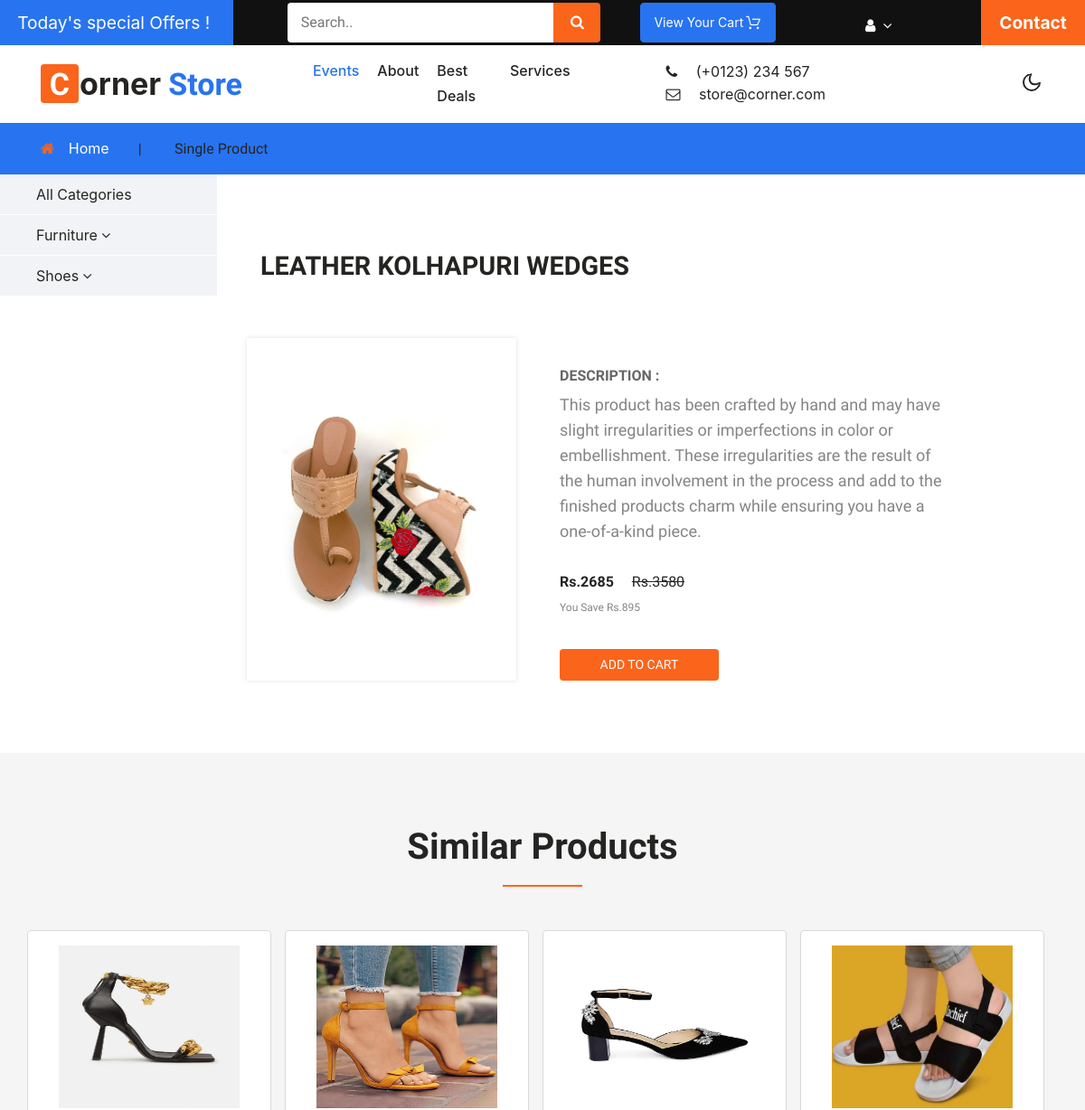
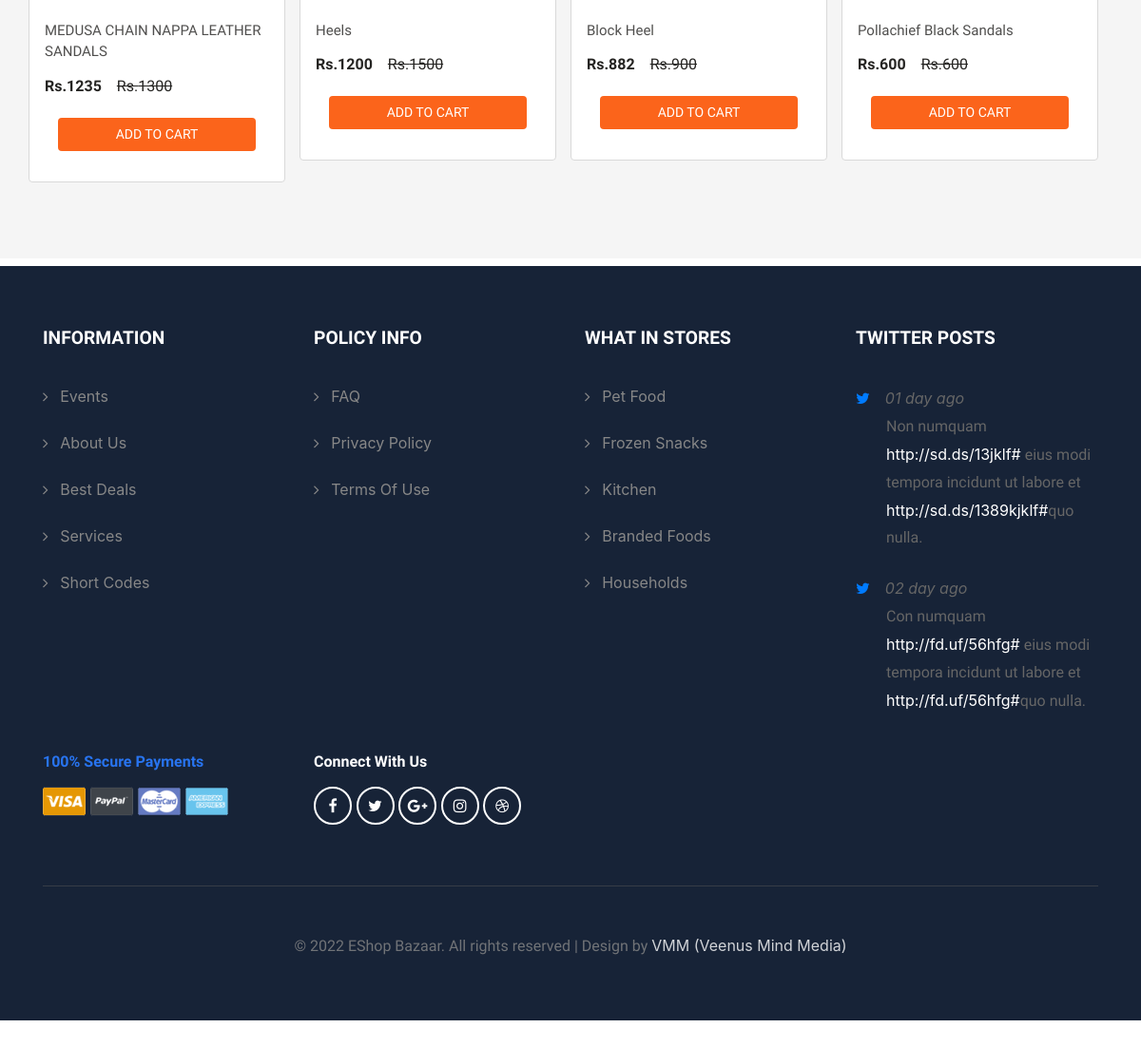
The app's page /singleproduct.php?productid=8 with its own data (2 pictures, top to bottom).
### tables this page shows
CREATE TABLE `categorytable` (
  `categoryid` int(11) NOT NULL,
  `categoryname` varchar(100) NOT NULL,
  `descp` varchar(500) NOT NULL
);

CREATE TABLE `producttable` (
  `productid` int(11) NOT NULL,
  `productname` varchar(100) NOT NULL,
  `photo` varchar(200) NOT NULL,
  `mrp` float NOT NULL,
  `discount` float NOT NULL,
  `price` float NOT NULL,
  `subcatid` int(11) NOT NULL,
  `descp` varchar(500) NOT NULL
);

### singleproduct.php (the view, shortened to what this page needs)
<?php
include("connection.php");
$productid = $_GET['productid'];
$sel = "select * from producttable where productid='$productid'";
$res = mysqli_query($con,$sel);
if(mysqli_num_rows($res)>0){
    $row = mysqli_fetch_array($res);
}
?>
<!doctype html>
<html lang="en">
<head>
    <?php include("headerfiles.php"); ?>
</head>
<body>
<?php
if(isset($_SESSION['USEREMAIL'])){
    include("userheader.php");
}else{
    include("header.php");
}
?>
<div class="products-breadcrumb">
    <div class="container">
        <ul>
            <li><i class="fa fa-home" aria-hidden="true"></i><a href="index.php">Home</a><span>|</span></li>
            <li>Single Product</li>
        </ul>
    </div>
</div>
<div class="banner">
    <?php include("categoryLinks.php"); ?>
    <div class="w3l_banner_nav_right">
        <div class="agileinfo_single">
            <h5><?php echo $row['productname']; ?></h5>
            <div class="row">
                <div class="col-md-4 agileinfo_single_left">
                    <img id="example" src="productimages/<?php echo $row['photo']; ?>" alt=" " class="img-fluid" />
                </div>
                <div class="col-md-8 agileinfo_single_right">
                    <div class="w3agile_description">
                        <h4>Description :</h4>
                        <p><?php echo $row['descp']; ?></p>
                    </div>
                    <div class="snipcart-item block">
                        <div class="snipcart-thumb agileinfo_single_right_snipcart">
                            <h4>Rs.<?php echo $row['price']; ?> <span>Rs.<?php echo $row['mrp']; ?></span></h4>
                            <p style="font-size:12px;margin-top:5px;">You Save Rs.<?php echo ($row['mrp']-$row['price']); ?></p>
                        </div>
                        <div class="snipcart-details agileinfo_single_right_details">
                            <input type="button" onclick="addtocart(<?php echo $row['productid']; ?>)" name="submit" value="Add to cart"
                                   class="button" />
                        </div>
                    </div>
                </div>
            </div>
        </div>
    </div>
</div>
<div class="w3ls_w3l_banner_nav_right_grid w3ls_w3l_banner_nav_right_grid_popular">
    <div class="container">
        <h3>Similar Products</h3>
        <div class="w3ls_w3l_banner_nav_right_grid1">
            <div class="row pro-grids-inn">
                    <?php
                    $sel1 = "select * from producttable where subcatid='".$row['subcatid']."' and productid<>'".$productid."' order by rand() LIMIT 0,4";
                    $res1 = mysqli_query($con,$sel1);
                    while($row1 = mysqli_fetch_array($res1)){
                        ?>
                        <div class="col-md-3 w3ls_w3l_banner_left">
                            <div class="hover14 column">
                                <div class="agile_top_brand_left_grid w3l_agile_top_brand_left_grid">
                                    <div class="agile_top_brand_left_grid1">
                                        <figure>
                                            <div class="snipcart-item block">
                                                <div class="snipcart-thumb">
                                                    <a href="singleproduct.php?productid=<?php echo $row1['productid']; ?>"><img
                                                                src="productimages/<?php echo $row1['photo']; ?>" alt=" " style="width:200px;height:180px;"  class="img-fluid" /></a>
                                                    <p><?php echo $row1['productname']; ?></p>
                                                    <h4>Rs.<?php echo $row1['price']; ?><span>Rs.<?php echo $row1['mrp']; ?></span></h4>
                                                </div>
                                                <div class="snipcart-details">
                                                    <input type="button" name="submit" onclick="addtocart(<?php echo $row1['productid']; ?>)"
                                                           value="Add to cart"
                                                           class="button" />
                                                </div>
                                            </div>
                                        </figure>
                                    </div>
                                </div>
                            </div>
                        </div>
                    <?php
                    }
                    ?>
            </div>
        </div>
    </div>
</div>
<?php include("footer.php"); ?>
</body>
</html>

### categoryLinks.php (shortened to what this page needs)
<?php
include("connection.php");
?>
<div class="w3l_banner_nav_left">
    <nav class="navbar navbar-expand-lg navbar-light p-lg-0">
        <div class="collapse navbar-collapse" id="navbarNav">
            <ul class="navbar-nav nav_1">
                <li class="nav-item"><a class="nav-link" href="subcategorypage.php">All Categories</a></li>
                <?php
                $qr1 = "select * from categorytable";
                $res1 = mysqli_query($con,$qr1);
                while($row1 = mysqli_fetch_array($res1)){
                ?>
                    <li class="nav-item dropdown">
                        <a class="nav-link dropdown-toggle" href="#" id="navbarDropdown" role="button"
                           data-toggle="dropdown" aria-haspopup="true" aria-expanded="false">
                            <?php echo $row1['categoryname']; ?> <span class="fa fa-angle-down"></span>
                        </a>
                    </li>
                <?php
                }
                ?>
            </ul>
        </div>
    </nav>
</div>

### header.php (style rules this page uses)
* { box-sizing: border-box; font-family: -apple-system, BlinkMacSystemFont, "Segoe UI", Roboto, Oxygen-Sans, Ubuntu, Cantarell, "Helvetica Neue", sans-serif; }

### records on screen
categorytable: categoryname "Furniture"
categorytable: categoryname "Shoes"
producttable: productname "LEATHER KOLHAPURI WEDGES", photo (picture), descp "This product has been crafted by hand and may have slight irregularities or imperfections in color or embellishment. These irregularities are the result of the human involvement in the process and add to the finished products charm while ensuring you have a one-of-a-kind piece.", price "2685", mrp "3580", $row['mrp']-$row['price'] "895"
producttable: photo (picture), productname "MEDUSA CHAIN NAPPA LEATHER SANDALS", price "1235", mrp "1300"
producttable: photo (picture), productname "Heels", price "1200", mrp "1500"
producttable: photo (picture), productname "Block Heel", price "882", mrp "900"
producttable: photo (picture), productname "Pollachief Black Sandals", price "600", mrp "600"
